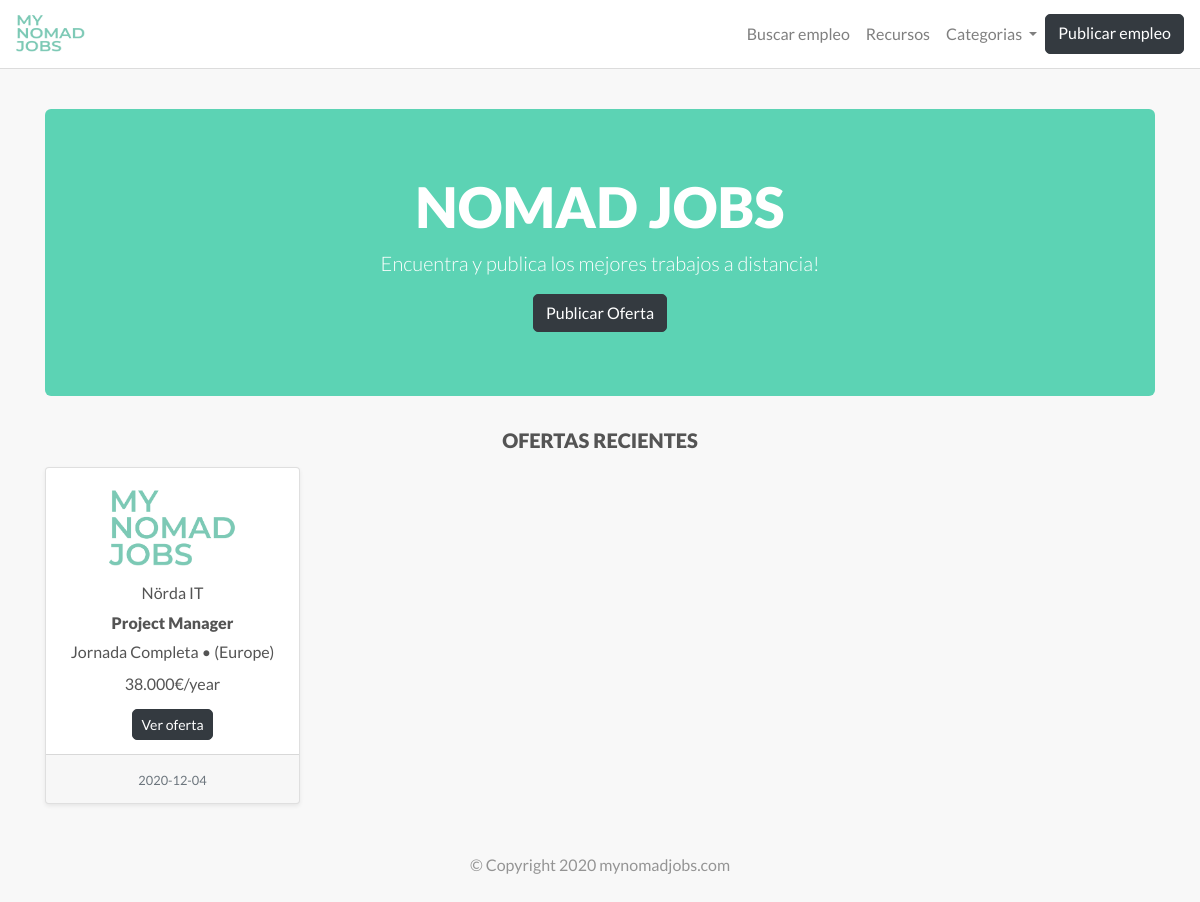
The page / on the database its author committed.
### models.py (models this page shows)
class Job(db.Model):
    id = db.Column(db.Integer(), primary_key = True, autoincrement=True)
    created = db.Column(db.DateTime(), default = datetime.datetime.utcnow)
    active = db.Column(db.Integer(), default = 1)
    position = db.Column(db.String(100), nullable=False)
    category = db.Column(db.String(100), nullable=False)
    jobType = db.Column(db.String(100), nullable=False)
    region = db.Column(db.String(100), nullable=False)
    salary = db.Column(db.String(100), nullable=False)
    howApply = db.Column(db.String(100), nullable=False)
    jobDescription = db.Column(db.Text(), nullable=False)
    companyName = db.Column(db.String(100), nullable=False)
    file = db.Column(db.String(64), nullable=False, default='default.png')
    filePath = db.Column(db.String(264), nullable=True) #absolute path to file
    hq = db.Column(db.String(100), nullable=False)
    email = db.Column(db.String(100), nullable=False)
    companyDescription = db.Column(db.Text(), nullable=False)

### main.py (the view)
@main.route('/', methods=['GET','POST'])
def index():
	expiration_days = 30
	limit = datetime.datetime.now() - datetime.timedelta(days=expiration_days)
	Job.query.filter(Job.created < limit).delete()
	db.session.commit()
	jobs = Job.query.filter_by(active=1).order_by(desc(Job.created)).limit(32).all()
	return render_template('index.html', jobs=jobs)

### templates/index.html (shortened to what this page needs)
{% extends 'base.html' %}
{% block content %}
<div class="container">
	<div class="jumbotron jumbotron-fluid">
  		<div class="container">
    		<h1 class="display-4">NOMAD JOBS</h1>
    		<p class="lead">Encuentra y publica los mejores trabajos a distancia!</p>
    		<a href="{{ '/jobpost' }}" class="btn btn-dark btn-md">Publicar Oferta</a>
  		</div>
  	</div>
  	<h5 class="text-center">OFERTAS RECIENTES</h5>
  	<div class="row">
  		{% for job in jobs %}
  		<div class="col-sm-3 mb-4">
			<div class="card card-job shadow-sm text-center">
				<div class="card-block">
					<div class="mb-1">
						<img src="static/img/logo.jpg" class="img-fluid w-50 mb-2" alt="Logo">
						<p>{{ job.companyName }}</p>
						<h6 class="card-title">{{ job.position }}</h6>
						<p>{{ job.jobType }} &#8226; ({{ job.region }})</p>
						<p>{{ job.salary }}</p>
						<a href="/details/{{ job.id }}" class="btn btn-sm btn-dark">Ver oferta</a>
					</div>
				</div>
				<div class="card-footer text-center">
		      		<small class="text-muted">{{ job.created.date() }}</small>
		   		</div>
			</div>
		</div>
		{% endfor %}
	</div>
</div>
{% endblock %}

### static/custom.css (style rules this page uses)
body { font-family: 'Lato', sans-serif; min-height: 100vh; position: relative; margin: 0; padding-bottom: 100px; box-sizing: border-box; color: #545454; background-color: #F8F8F8; }
h1, h2, h3, h4, h5, h6 { font-weight: 900; }
.jumbotron { background-color: #5cd3b4; color: #fff; text-align: center; margin-top: 40px; border-radius: 6px; }
.jumbotron h1 { font-weight: 900; }
.form-control, .btn { border-radius: 5px; }
.card { height: 100%; display: flex; min-width: 200px; }
.card-block { margin-top: 18px; display: flex; justify-content: space-between; flex-direction: column; }
.card-footer { margin-top: auto; }
.card-job { background-color: #fff; }
.card-job p { margin-bottom: 8px; }
.card-job h6 { margin-bottom: 8px; }
.card-job a { color: #fff; margin-top: 5px; margin-bottom: 10px; }
.row { margin-top:15px; }

### rows shown on the page
Job: companyName "Nörda IT", position "Project Manager", jobType "Jornada Completa", region "Europe", salary "38.000€/year", created "2020-12-04"
